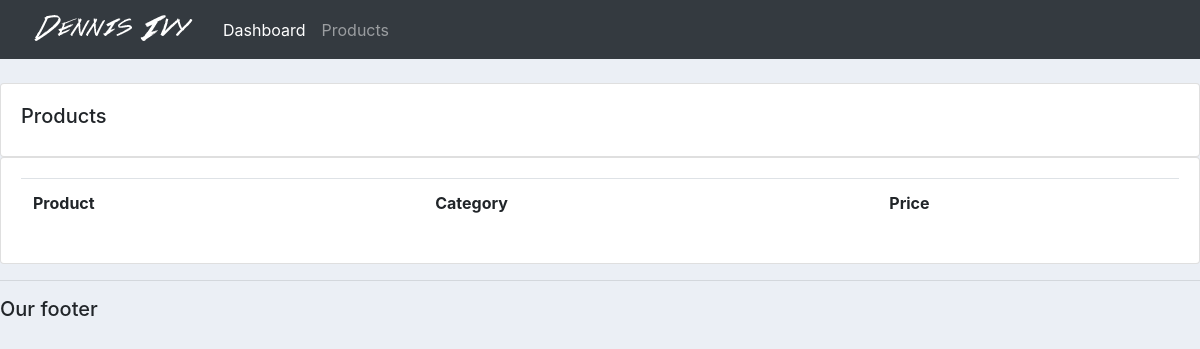
Before: /products/ with the older database file.
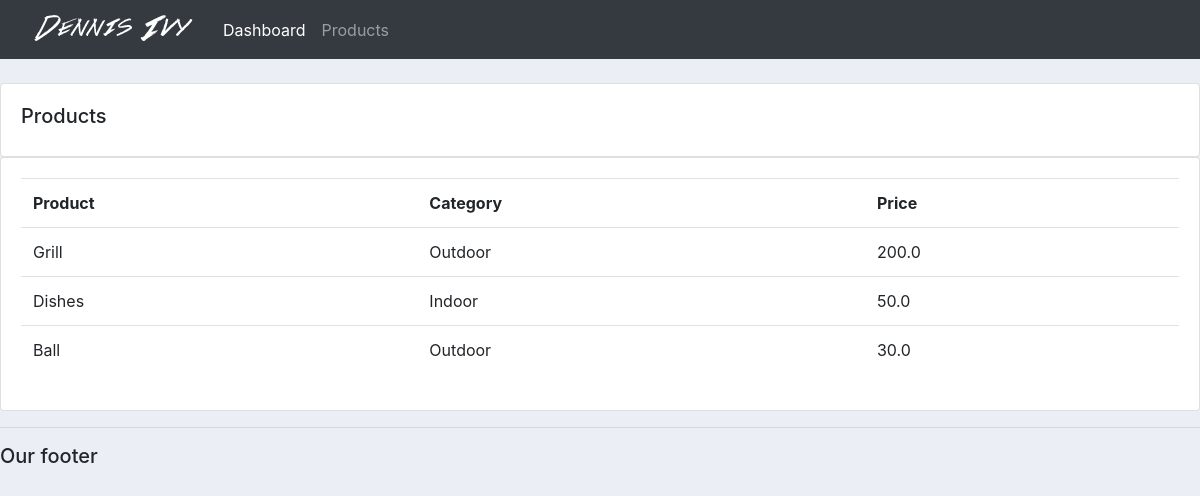
After: the same page with the newer database file.
### accounts/models.py (models this page shows, shortened)
class Product(models.Model):
    CATEGORY = (
        ('Indoor','Indoor'),
        ('Outdoor','Outdoor'),
        )
    name = models.CharField(max_length=200 , null=True)
    price = models.FloatField(null=True)
    category = models.CharField(max_length=200 , null=True , choices=CATEGORY)
    description = models.CharField(max_length=200 , null=True ,blank=True )
    date_created = models.DateTimeField(auto_now_add=True , null=True)
    tags = models.ManyToManyField(Tag)

### accounts/views.py (the view)
# urls.py: path('products/',views.products),
def products(request):
    products = Product.objects.all()
    return render(request,'accounts/products.html',{'products':products})

### accounts/templates/accounts/products.html
{% extends 'accounts/main.html' %}
{% block content %}
<br>
		<div class="row">
			<div class="col-md">
				<div class="card card-body">
					<h5>Products</h5>
				</div>
				<div class="card card-body">
					<table class="table">
						<tr>
							<th>Product</th>
							<th>Category</th>
							<th>Price</th>
						</tr>
                        {% for i in products %}
                        <tr>
                       <td>{{i.name}}</td>
                       <td>{{i.category}}</td>
                       <td>{{i.price}}</td>
                        </tr>
                        {% endfor %}
					</table>
				</div>
			</div>
		</div>
{% endblock content %}

Changed rows visible on the page:
added Product: name "Grill", category "Outdoor", price "200.0"
added Product: name "Dishes", category "Indoor", price "50.0"
added Product: name "Ball", category "Outdoor", price "30.0"
